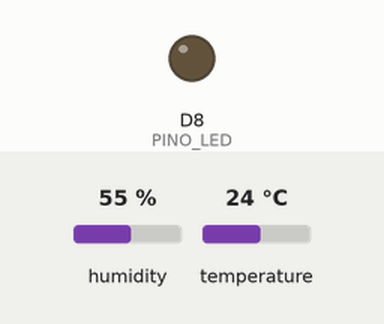
This sketch was run on a simulated Arduino MKR. On the bench: output pins drawn as LEDs (lit = HIGH). The test bench sets the inputs (shaded band); at power-on: humidity 55 %, temperature 24 °C. WiFi joins after 1.5 s; servers stay silent unless stated; network time is answered at once with the bench clock; uploads are accepted with an empty reply; the local clock reads 2024-03-15 10:24:30 at power-on unless the sketch sets it; what the sketch prints to the serial monitor is not drawn.

Above: at 0.1 s.
At 1.6 s:
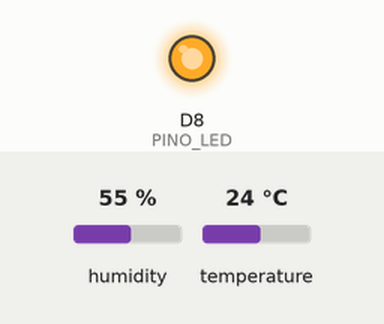
Timing chart, 0 to 3.5 s (numbered marks = the images above):
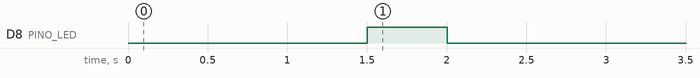

The sketch:

codigoArduinoProjeto.ino
```cpp
#include <WiFi101.h>
#include <ArduinoHttpClient.h>
#include <DHT.h>
#include <NTPClient.h>
#include <WiFiUdp.h>
#include <TimeLib.h>


#define PINO_LED 8 // Pino digital ao qual o LED da iluminação está conectado
#define PINO_ALARME 9// Pino digital ao qual o LED do alarme está conectado
#define DHTPIN 7 // Pin Digital onde está ligado o sensor
#define DHTTYPE DHT11 // Tipo de sensor DHT
DHT dht(DHTPIN, DHTTYPE); // Instanciar e declarar a class DHT


char SSID[] = "labs_lrsc"; // Nome da rede labs
char PASS_WIFI[] = "robot1cA!ESTG"; // Pass da rede labs


// Servidor Iot
//char URL[] = "iot.dei.estg.ipleiria.pt";
char URL[] = "10.79.12.21"; // Ip do pc


char datahora[20];

int PORTO = 80; // ou outro porto que esteja definido no servidor

WiFiClient clienteWifi;
HttpClient clienteHTTP = HttpClient(clienteWifi, URL, PORTO);


WiFiUDP clienteUDP;


//Servidor de NTP do IPLeiria: ntp.ipleiria.pt
//Fora do IPLeiria servidor: 0.pool.ntp.org

char NTP_SERVER[] = "ntp.ipleiria.pt";
NTPClient clienteNTP(clienteUDP, NTP_SERVER, 3600);


void setup() {

  Serial.begin(115200);

  while (!Serial);

  // Inicia a conexão Wi-fi
  WiFi.begin(SSID,PASS_WIFI);


  // Fica em loop enquanto a conexão não for estabelecida
  while(WiFi.status() != WL_CONNECTED){
    Serial.println(".");
    delay(500);
  }


  // Inicia o sensor de temperatura e humidade
  dht.begin();

  // Configura o pino do LED como saída
  pinMode(PINO_LED, OUTPUT);


  // Liga o LED para indicar conclusão da inicialização
  digitalWrite(PINO_LED, HIGH);
  delay(500);
  digitalWrite(PINO_LED, LOW);
  delay(500);
  digitalWrite(PINO_LED, LOW);
  delay(500);

}


void loop() {

  float temperatura = dht.readTemperature();
  float humidade = dht.readHumidity();

  update_time(datahora);

  String enviaNome = "temperatura";
  float enviaValor = temperatura;
  String enviaHora = datahora;

  post2API(enviaNome, enviaValor, enviaHora);

  update_time(datahora);

  enviaNome = "humidade";
  enviaValor = humidade;
  enviaHora = datahora;

  post2API(enviaNome, enviaValor, enviaHora);


  int iluminacao = getFromAPI("atuadorLuminosidade");

  int alarme = getFromAPI("alarme");


  if (iluminacao == 1){
    digitalWrite(PINO_LED, HIGH);
    Serial.println("O Led da Iluminação foi ligado");
  }
  else if (iluminacao == 0){
    digitalWrite(PINO_LED, LOW);
  }


  if (alarme == 1){
    digitalWrite(PINO_ALARME, HIGH);
    Serial.println("O Led do Alarme foi foi ligado");
  }
  else if (alarme == 0){
    digitalWrite(PINO_ALARME, LOW);
  }


  delay(2000);

}


void post2API(String enviaNome, float enviaValor, String enviaHora){

  String URLPath = "/ProjetoTi/api/api.php";
  String contentType = "application/x-www-form-urlencoded";


  String body = "nome="+enviaNome+"&valor="+enviaValor+"&hora="+enviaHora;

  Serial.println(body);

  clienteHTTP.post(URLPath, contentType, body);


  //Enquanto a comunicação estiver ativa (connected), aguarda dados ficarem disponíveis(available)
  while(clienteHTTP.connected()){
    if (clienteHTTP.available()){
      int responseStatusCode = clienteHTTP.responseStatusCode();
      String responseBody = clienteHTTP.responseBody();
      Serial.println("Status Code: "+String(responseStatusCode)+" Resposta: "+responseBody);
    }
  }

}


int getFromAPI(String enviaNome) {

  int valor=-1;

  String URLPath = "http://10.79.12.21/ProjetoTi/api/api.php?";
  URLPath += "nome=" + enviaNome;

  clienteHTTP.get(URLPath);

  if (clienteHTTP.responseStatusCode() == 200){

    String aux= clienteHTTP.responseBody();

    valor = aux.toInt();
    Serial.println(valor);

  }
  else{
    Serial.println("Erro ao fazer o pedido GET!");
    Serial.println("Status Code: "+String(clienteHTTP.responseStatusCode()));
  }

  return valor;
}


void update_time(char *datahora){
  clienteNTP.update();
  unsigned long epochTime = clienteNTP.getEpochTime();
  sprintf(datahora, "%02d-%02d-%02d %02d:%02d:%02d", year(epochTime), month(epochTime), day(epochTime), hour(epochTime), minute(epochTime), second(epochTime));
}
```
